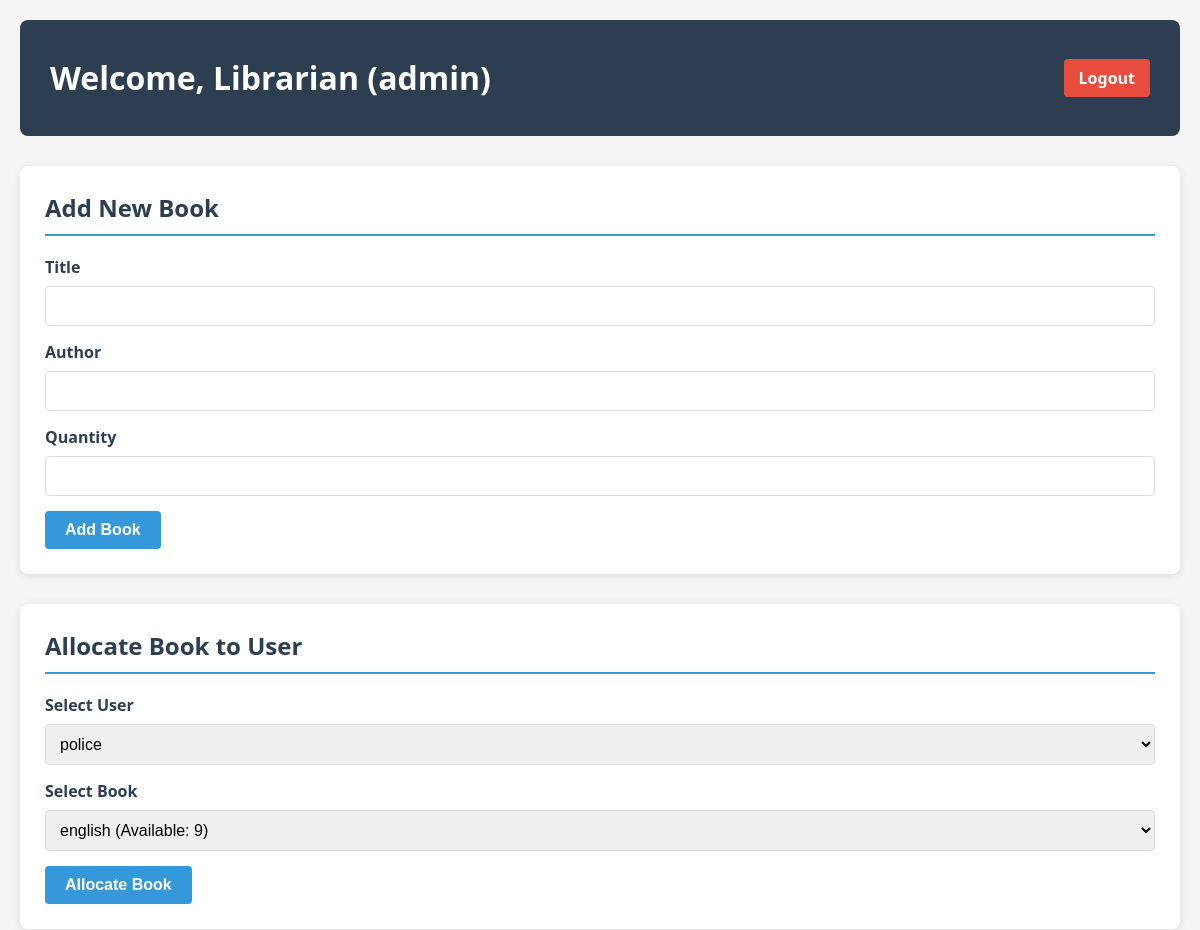
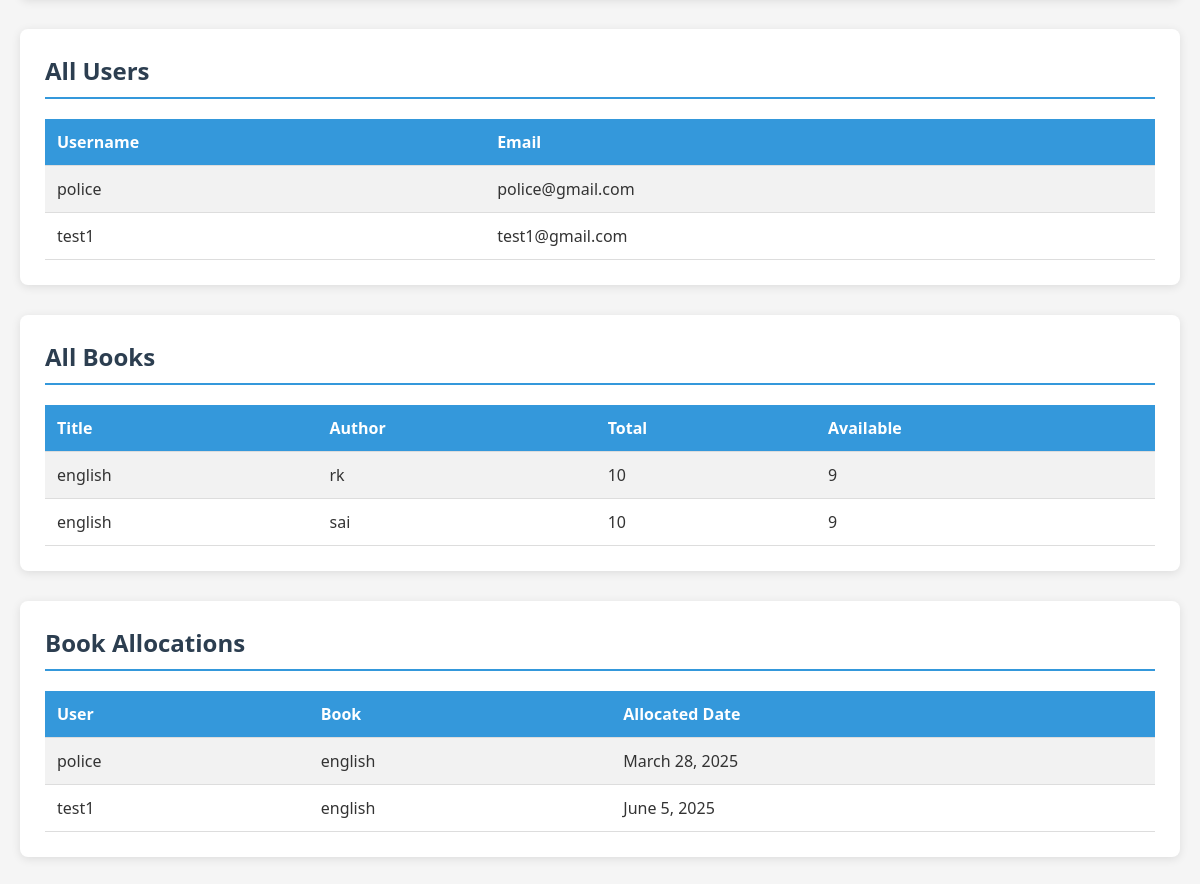
The app's page /librarian/ (signed in) with its own data (2 pictures, top to bottom).
### library/models.py (models this page shows, shortened)
class Book(models.Model):
    title = models.CharField(max_length=200)
    author = models.CharField(max_length=100)
    quantity = models.PositiveIntegerField(default=1)
    available = models.PositiveIntegerField(default=1)

class BookAllocation(models.Model):
    user = models.ForeignKey(User, on_delete=models.CASCADE)
    book = models.ForeignKey(Book, on_delete=models.CASCADE)
    allocated_date = models.DateField(auto_now_add=True)
    return_date = models.DateField(null=True, blank=True)

### library/views.py (the view, shortened to what this page needs)
# urls.py: path('librarian/', views.librarian_dashboard, name='librarian_dashboard'),
@login_required
def librarian_dashboard(request):
    if request.user.username != 'admin':
        return redirect('user_dashboard')
    users = User.objects.exclude(username='admin')
    books = Book.objects.all()
    context = {
        'users': users,
        'books': books,
        'allocations': BookAllocation.objects.all()
    }
    return render(request, 'librarian_dashboard.html', context)

### library/templates/librarian_dashboard.html (shortened to what this page needs)
<!DOCTYPE html>
<html>
<head>
</head>
<body>
    <div class="container">
        <header>
            <h1>Welcome, Librarian ({{ user.username }})</h1>
            <a href="{% url 'logout' %}" class="logout-btn">Logout</a>
        </header>
        <div class="card">
            <h2>Add New Book</h2>
            <form method="post">
                <div class="form-group">
                    <label>Title</label>
                    <input type="text" name="title" required>
                </div>
                <div class="form-group">
                    <label>Author</label>
                    <input type="text" name="author" required>
                </div>
                <div class="form-group">
                    <label>Quantity</label>
                    <input type="number" name="quantity" required min="1">
                </div>
                <button type="submit" name="add_book">Add Book</button>
            </form>
        </div>
        <div class="card">
            <h2>Allocate Book to User</h2>
            <form method="post">
                <div class="form-group">
                    <label>Select User</label>
                    <select name="user_id" required>
                        {% for user in users %}
                            <option value="{{ user.id }}">{{ user.username }}</option>
                        {% endfor %}
                    </select>
                </div>
                <div class="form-group">
                    <label>Select Book</label>
                    <select name="book_id" required>
                        {% for book in books %}
                            {% if book.available > 0 %}
                                <option value="{{ book.id }}">{{ book.title }} (Available: {{ book.available }})</option>
                            {% endif %}
                        {% endfor %}
                    </select>
                </div>
                <button type="submit" name="allocate_book">Allocate Book</button>
            </form>
        </div>
        <div class="card">
            <h2>All Users</h2>
            <table>
                <tr>
                    <th>Username</th>
                    <th>Email</th>
                </tr>
                {% for user in users %}
                    <tr>
                        <td>{{ user.username }}</td>
                        <td>{{ user.email }}</td>
                    </tr>
                {% endfor %}
            </table>
        </div>
        <div class="card">
            <h2>All Books</h2>
            <table>
                <tr>
                    <th>Title</th>
                    <th>Author</th>
                    <th>Total</th>
                    <th>Available</th>
                </tr>
                {% for book in books %}
                    <tr>
                        <td>{{ book.title }}</td>
                        <td>{{ book.author }}</td>
                        <td>{{ book.quantity }}</td>
                        <td>{{ book.available }}</td>
                    </tr>
                {% endfor %}
            </table>
        </div>
        <div class="card">
            <h2>Book Allocations</h2>
            <table>
                <tr>
                    <th>User</th>
                    <th>Book</th>
                    <th>Allocated Date</th>
                </tr>
                {% for allocation in allocations %}
                    <tr>
                        <td>{{ allocation.user.username }}</td>
                        <td>{{ allocation.book.title }}</td>
                        <td>{{ allocation.allocated_date }}</td>
                    </tr>
                {% endfor %}
            </table>
        </div>
    </div>
</body>
</html>

### library/templates/librarian_dashboard.html (style rules this page uses)
body { font-family: 'Segoe UI', Tahoma, Geneva, Verdana, sans-serif; margin: 0; padding: 0; background-color: #f5f5f5; color: #333; }
.container { max-width: 1200px; margin: 0 auto; padding: 20px; }
header { display: flex; justify-content: space-between; align-items: center; background-color: #2c3e50; color: white; padding: 15px 30px; margin-bottom: 30px; border-radius: 8px; }
.logout-btn { color: white; text-decoration: none; font-weight: bold; background-color: #e74c3c; padding: 8px 15px; border-radius: 4px; transition: background-color 0.3s; }
.card { background-color: white; padding: 25px; border-radius: 8px; box-shadow: 0 2px 10px rgba(0,0,0,0.1); margin-bottom: 30px; }
h2 { color: #2c3e50; margin-top: 0; margin-bottom: 20px; padding-bottom: 10px; border-bottom: 2px solid #3498db; }
.form-group { margin-bottom: 15px; }
label { display: block; margin-bottom: 8px; font-weight: 600; color: #2c3e50; }
input, select { width: 100%; padding: 10px; border: 1px solid #ddd; border-radius: 4px; font-size: 16px; box-sizing: border-box; }
button { background-color: #3498db; color: white; border: none; padding: 10px 20px; font-size: 16px; border-radius: 4px; cursor: pointer; font-weight: bold; transition: background-color 0.3s; }
table { width: 100%; border-collapse: collapse; margin-top: 15px; }
th, td { padding: 12px; text-align: left; border-bottom: 1px solid #ddd; }
th { background-color: #3498db; color: white; }
tr:nth-child(even) { background-color: #f2f2f2; }

### records on screen
Book: title "english", author "rk", quantity "10", available "9"
Book: title "english", author "sai", quantity "10", available "9"
BookAllocation: user.username "police", book "english", allocated_date "March 28, 2025"
BookAllocation: user.username "test1", book "english", allocated_date "June 5, 2025"

### other values on screen
{{ user.username }} "admin"
{{ user.username }} "police"
{{ user.email }} "police@gmail.com"
{{ user.username }} "test1"
{{ user.email }} "test1@gmail.com"
form field user_id "police"
form field book_id "english (Available: 9)"
